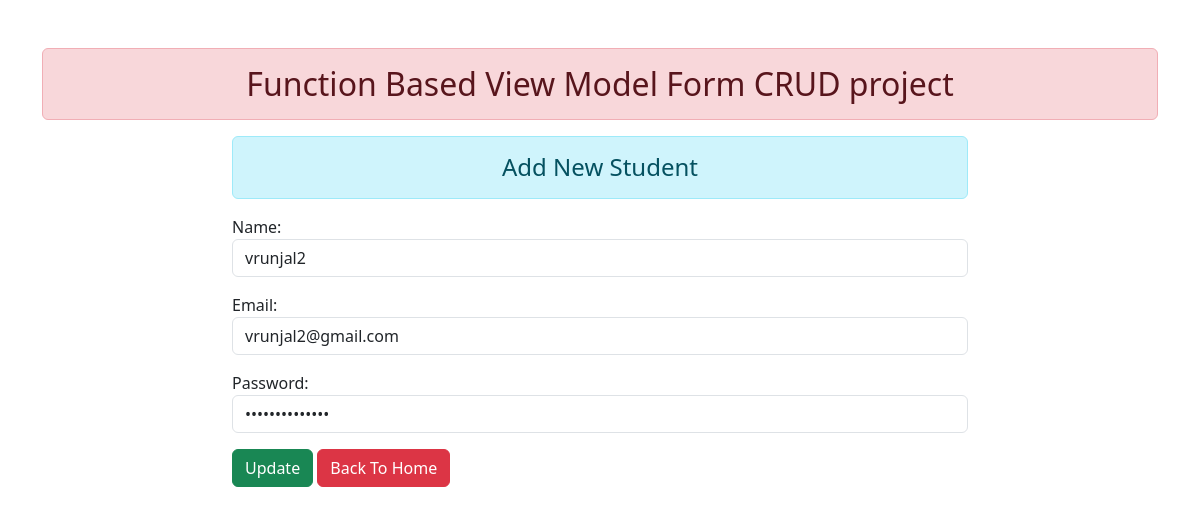
/7/, run on an earlier commit of the app's database.
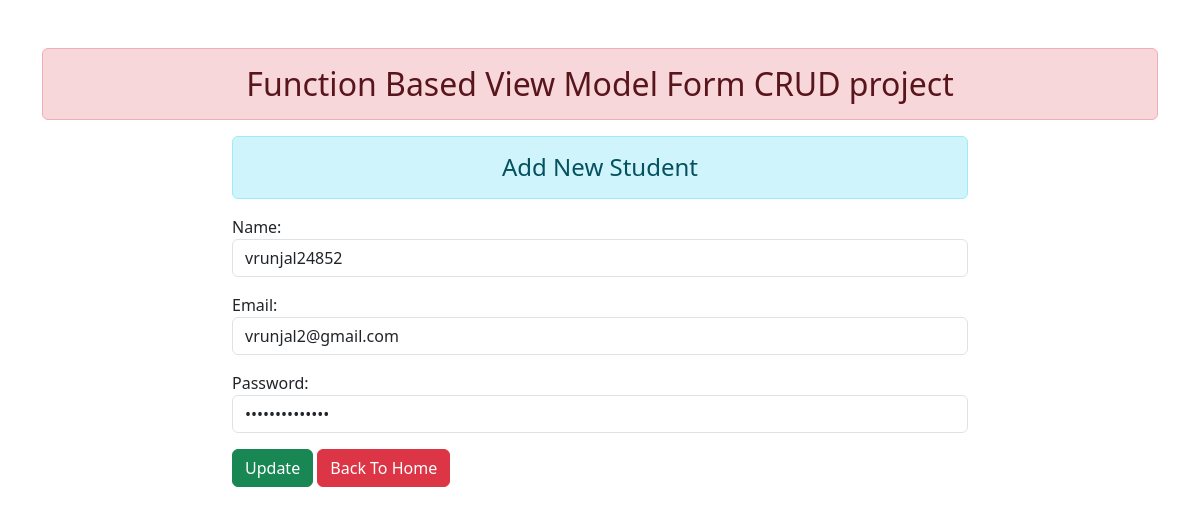
And on a later commit of the database.
### app_enroll/models.py (models this page shows)
class User(models.Model):
    name=models.CharField(max_length=70)
    email=models.EmailField(max_length=70)
    password=models.CharField(max_length=70)

### app_enroll/views.py (the view)
# urls.py: path('<int:id>/',update_data,name="updatedata"),
def update_data(request,id):
    if request.method == "POST":
        pi=User.objects.get(pk=id)
        fm=StudentRegistration(request.POST,instance=pi)
        if fm.is_valid:
            fm.save()
    else:
        pi=User.objects.get(pk=id)
        fm=StudentRegistration(instance=pi)
    return render (request,'app_enroll/updatestudent.html',{'form':fm})

### app_enroll/forms.py
class StudentRegistration(forms.ModelForm):
    class Meta:
        model=User
        fields=['name','email','password']
        widgets={
            'name':forms.TextInput(attrs={'class':'form-control'}),
            'email':forms.TextInput(attrs={'class':'form-control'}),
            'password':forms.PasswordInput(render_value=True, attrs={'class':'form-control'}),
        }

### app_enroll/templates/app_enroll/updatestudent.html (shortened to what this page needs)
{% extends 'app_enroll/base.html' %}
{% block content %}
    <div class="row">
        <div class="col-sm-8 offset-2">
            <h4 class="text-center alert alert-info">Add New Student</h4>
            <form action="" method="POST">
                {{form.as_p}}
                <input type="submit" class="btn btn-success" value="Update">
                <a href="{% url 'addandshow' %}" class="btn btn-danger">Back To Home</a>
            </form>
        </div>
    </div>
{% endblock content %}

What changed in the data, as far as the page shows it:
changed User "vrunjal2@gmail.com": name "vrunjal2" → "vrunjal24852"
